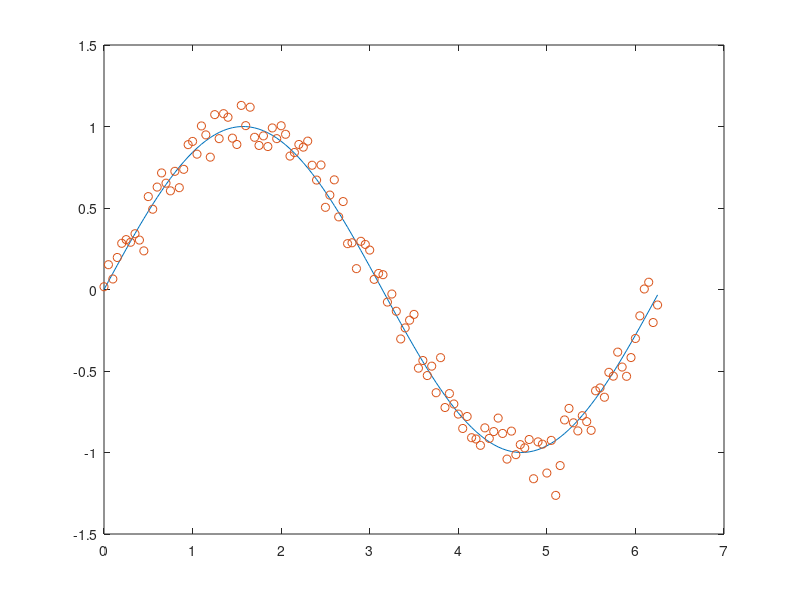

The MATLAB script that drew this image:
function [ ] = ukol( )
%UNTITLED7 Summary of this function goes here
%   Detailed explanation goes here


t = 0:0.05:2*pi;

offset = randn(1, length(t))./10;

y = sin(t);

y2 = y + offset;

plot(t, y, '-', t, y2, 'o');




end

